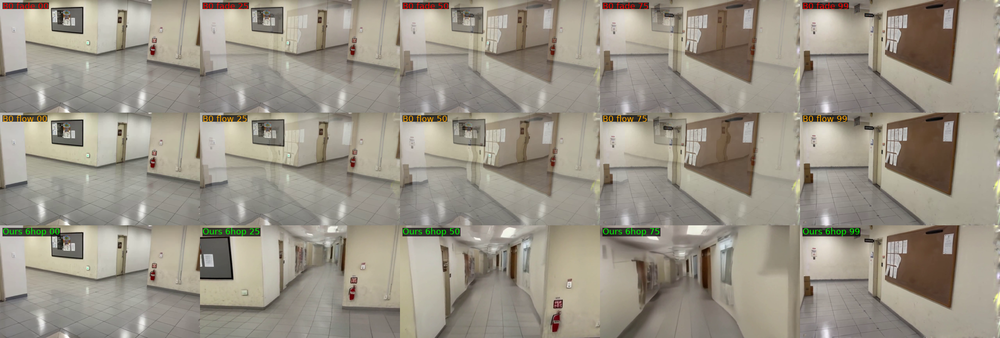
#> input picture 그림/B0_대조.png, 1000 x 338 px, shrunk from 2000 x 675 before the run
$ python '앵커_색보정.py' --src '../그림/B0_대조.png' --ref '../그림/anchor_frames_7_10.png' --out out.png
#> lines starting #> are read from the running program, lines starting #| are printed output that depends on the picture
#!/usr/bin/env python
# -*- coding: utf-8 -*-
"""연쇄 생성의 앵커를 다음 걸음에 넣기 전에 색을 되돌린다.

왜 필요한가:
  연쇄 생성은 자기 출력을 다시 입력으로 먹는다. 그래서 색이 걸음마다 누적으로 밀린다 —
  6걸음에서 평균 RGB 가 (163.9,160.3,149.8) → (142.0,133.9,120.6) 로 13% 어두워지고
  파랑이 16% 빠졌다(누렇게 감). 걸음을 늘리면 더 심해진다.

무엇을 하는가:
  앵커의 채널별 평균과 표준편차를 기준 이미지(A 끝점)에 맞춘다.
  구조는 건드리지 않고 색만 되돌리므로, 생성된 '새 공간' 은 보존된다.

⚠️ 한계: 실제로 조명이 다른 구간으로 이동한 경우에도 A 의 색으로 되돌려 버린다.
   복도 내부처럼 조명이 균일한 환경을 전제한 보정이다. 보고서에 명시할 것.
"""
import argparse
import numpy as np
from PIL import Image


def match_color(src, ref, strength=1.0):
    """src 의 채널별 평균·표준편차를 ref 에 맞춘다. strength 로 세기를 조절한다."""
    s = np.asarray(src, np.float64)
    r = np.asarray(ref, np.float64)
    out = s.copy()
    for c in range(3):
        ms, ss = s[..., c].mean(), s[..., c].std()
        mr, sr = r[..., c].mean(), r[..., c].std()
        if ss < 1e-6:
            continue
        fixed = (s[..., c] - ms) * (sr / ss) + mr
        out[..., c] = s[..., c] * (1 - strength) + fixed * strength
    return Image.fromarray(np.clip(out, 0, 255).astype(np.uint8))


def main():
    ap = argparse.ArgumentParser()
    ap.add_argument("--src", required=True, help="보정할 앵커")
    ap.add_argument("--ref", required=True, help="기준 이미지 (A 끝점)")
    ap.add_argument("--out", required=True)
    ap.add_argument("--strength", type=float, default=1.0)
    a = ap.parse_args()
    src = Image.open(a.src).convert("RGB")
#> src is the input picture: PIL image 1000x338 RGB; mean R, G, B 153.4, 146.8, 134
    ref = Image.open(a.ref).convert("RGB")
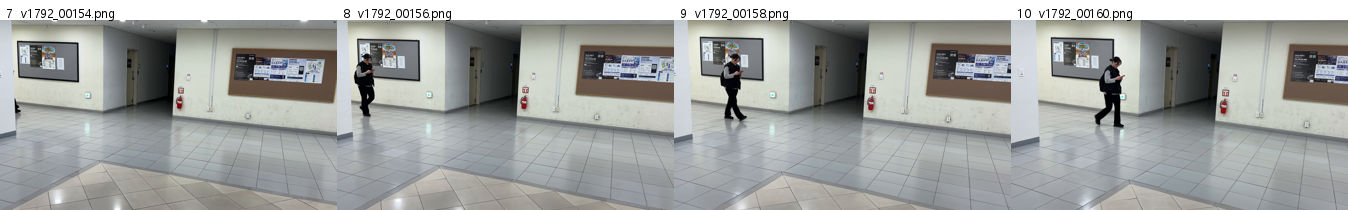
#> input picture 그림/anchor_frames_7_10.png, 1348 x 210 px
#> ref is the input picture: PIL image 1348x210 RGB; mean R, G, B 160.8, 163.3, 161.1
    fixed = match_color(src, ref, a.strength)
#> the loop in match_color, `for c in range(3):` made 3 passes
#> (ms, ss, mr, sr) on passes 1 to 3: (153.4, 33.76, 160.8, 54.48), (146.8, 35.9, 163.3, 55.73), (134, 35.79, 161.1, 55.6)
#> pass 1, in match_color, `fixed = (s[..., c] - ms) * (sr / ss) + mr`:
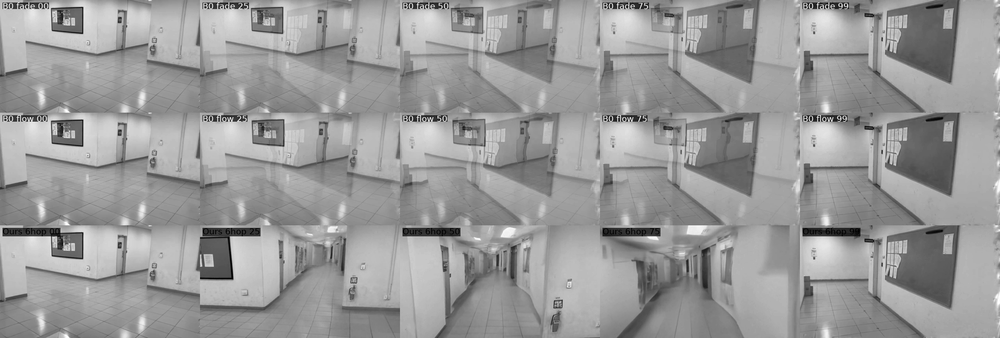
#> fixed: shape (338, 1000) float64; min -86.69, max 324.9, mean 160.8; drawn with min black and max white
#> pass 2, in match_color, `fixed = (s[..., c] - ms) * (sr / ss) + mr`:
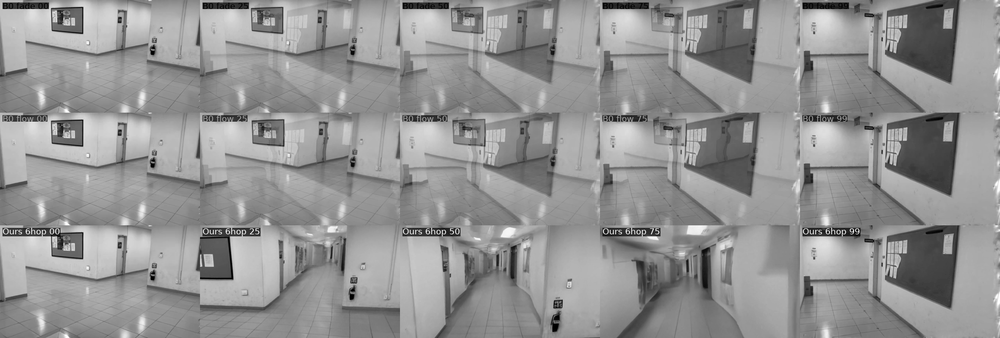
#> fixed: shape (338, 1000) float64; min -64.63, max 331.2, mean 163.3; drawn with min black and max white
#> pass 3, in match_color, `fixed = (s[..., c] - ms) * (sr / ss) + mr`:
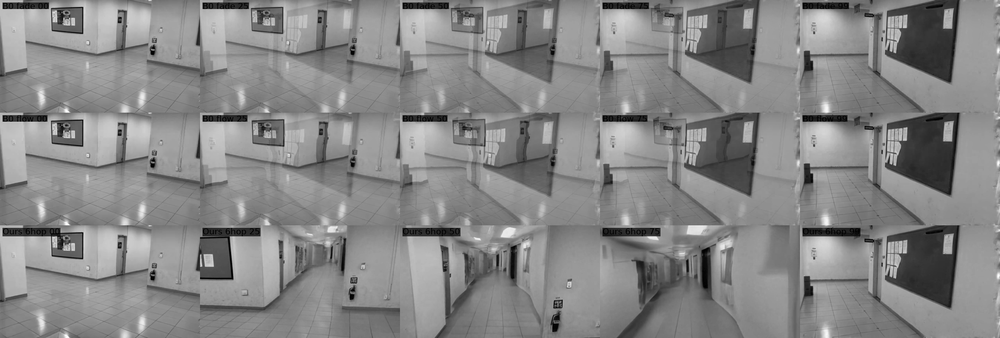
#> fixed: shape (338, 1000) float64; min -47.08, max 349.1, mean 161.1; drawn with min black and max white
#> in match_color, `return Image.fromarray(np.clip(out, 0, 255).astype(np.uint8))`:
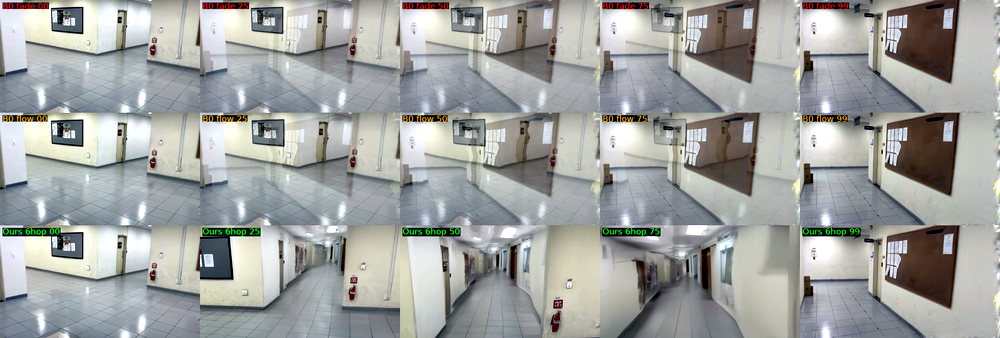
#> returned value: PIL image 1000x338 RGB; mean R, G, B 160.4, 162.8, 160.6
    fixed.save(a.out)
    s0 = np.asarray(src, float).reshape(-1, 3).mean(0)
#> s0 = [153.4, 146.8, 134]
    s1 = np.asarray(fixed, float).reshape(-1, 3).mean(0)
#> s1 = [160.4, 162.8, 160.6]
    r0 = np.asarray(ref, float).reshape(-1, 3).mean(0)
#> r0 = [160.8, 163.3, 161.1]
    print("    색보정  평균 (%.1f,%.1f,%.1f) → (%.1f,%.1f,%.1f)  기준 (%.1f,%.1f,%.1f)"
          % (*s0, *s1, *r0))
#|     색보정  평균 (153.4,146.8,134.0) → (160.4,162.8,160.6)  기준 (160.8,163.3,161.1)


if __name__ == "__main__":
    main()
